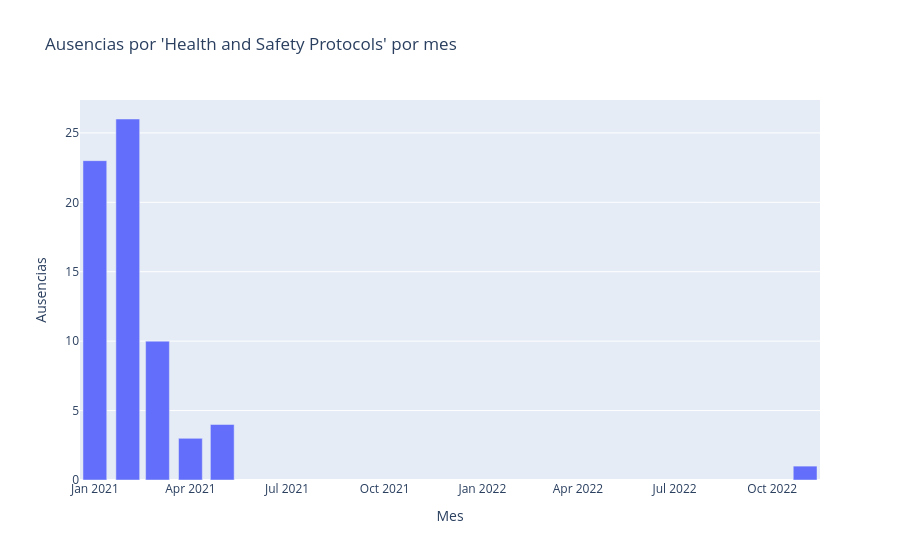

The cell this chart's notebook holds for it:
### Markdown cell above
**Cómo he clasificado los motivos de ausencia**

La columna `comment` solo tiene texto cuando un jugador no juega, y explica por qué. Como es texto libre, he agrupado cada fila en cinco categorías, mirando si tiene minutos y buscando palabras clave en el comentario:

- **jugó:** no hay comentario y tiene minutos, así que el jugador disputó el partido.
- **sin_motivo:** no hay comentario y no tiene minutos: no jugó y no se sabe por qué.
- **lesion:** el comentario habla de una lesión o enfermedad (por ejemplo "Injury/Illness", "Ankle Sprain" o "Knee Soreness").
- **decision_tecnica:** el entrenador decidió no sacarlo ("Coach's Decision") o le dio descanso ("Rest").
- **otros:** cualquier otro motivo, como sanciones, motivos personales o el protocolo COVID.

La categoría que más me importa es **lesion**, porque de ahí saco el target del modelo.

**Por qué estas clases**

Primero he comprobado que tener comentario equivale a no jugar: hay 0 filas con comentario y minutos jugados. Así que las 58.595 filas con comentario son todas ausencias.

Estas ausencias tienen 813 comentarios distintos, pero los dos más frecuentes ("Coach's Decision" e "Injury/Illness") cubren el 91,5 %. Por eso tiene sentido agruparlas en pocas clases:

| Clase | Filas | Comentarios distintos | % de las ausencias |
|---|---|---|---|
| decision_tecnica | 49.550 | 13 | 84,6 % |
| lesion | 8.142 | 680 | 13,9 % |
| otros | 903 | 120 | 1,5 % |

- **lesion** es la clase que necesito para el target, así que tiene que ir separada. Tiene 680 comentarios distintos porque cada lesión se describe de forma diferente ("Left Ankle Sprain", "Sprained Left Ankle"…). Por eso la clasifico buscando palabras clave y no con una lista fija.
- **decision_tecnica** es la clase más grande (84,6 %) y muy homogénea: solo 13 comentarios distintos. No es una lesión, así que la separo.
- **otros** agrupa solo el 1,5 % (sanciones, motivos personales y COVID). Son motivos sin relación con la carga, y crear una clase para cada uno añadiría categorías casi vacías que no aportan nada al modelo.

**sin_motivo:** al cruzar minutos y comentario he visto 8392 filas sin minutos y sin comentario. Al principio se clasificaban como "jugó" (porque no tenían comentario), lo que era un error, ya que el target necesita saber si el jugador jugó de verdad el partido anterior. Ahora tienen su propia etiqueta. Tampoco puedo distinguir a los pocos jugadores que constan con 0 minutos jugados (salieron solo unos segundos), así que también caen aquí.

**Por qué he sacado el COVID de las lesiones**
Al revisar los comentarios vi que "Health and Safety Protocols" (el protocolo COVID) se estaba contando como lesión. Lo he movido a "otros" porque mi proyecto intenta comprobar si **jugar muchos minutos aumenta el riesgo de lesión**, y un jugador no se contagia de COVID por jugar más. Si lo dejaba como lesión, el modelo aprendería de casos que no tienen nada que ver con la carga y los resultados serían menos fiables. Más abajo compruebo con las fechas que estas ausencias son de COVID.

**Lo que he comprobado**

He mirado los comentarios más repetidos de cada categoría para asegurarme de que cada uno está donde toca. En "lesion" solo hay lesiones y enfermedades, y en "otros" no se ha colado ninguna lesión.

**Limitaciones que tengo en cuenta**

- La mayoría de lesiones solo pone "Injury/Illness", sin decir qué lesión es. Por eso no analizo los tipos de lesión.
- Cuando un equipo da descanso a un jugador para cuidarlo, casi siempre lo apunta como "Coach's Decision". No puedo distinguir ese descanso de una decisión técnica normal, pero no afecta a mi target, porque solo uso las lesiones.
- Las ausencias sin motivo no las cuento como lesión. Si alguna fue una lesión, no la detecto, así que es posible que haya algunas lesiones más de las que cuento.

### Code cell
#PRIMERO: busco las filas cuyo comentario menciona el protocolo de salud y seguridad
#Lo calculo directamente sobre player_stats para no depender de "texto", que puede tener otro índice si ya se hizo el merge de la edad
is_hsp = player_stats["comment"].str.lower().str.replace("_", " ", regex=False).str.contains("health and safety", na=False)
hsp = player_stats.loc[is_hsp, ["gameDate", "comment"]]

#SEGUNDO: miro cuántas hay y entre qué fechas aparecen
#Si son COVID, solo deberían aparecer durante la pandemia (temporadas 2020-21 y 2021-22)
print("Filas con Health and Safety Protocols:", len(hsp))
print("Primera fecha:", hsp["gameDate"].min().date())
print("Última fecha:", hsp["gameDate"].max().date())

#TERCERO: cuento las ausencias de este tipo por mes para ver cuándo se concentran
hsp_by_month = hsp["gameDate"].dt.to_period("M").astype(str).value_counts().sort_index().reset_index()
hsp_by_month.columns = ["month", "absences"]

#CUARTO: gráfico de barras por mes
fig = px.bar(
    hsp_by_month, x="month", y="absences",
    title="Ausencias por 'Health and Safety Protocols' por mes",
    labels={"month": "Mes", "absences": "Ausencias"},
)
fig.show()

### Figure 1 — Plotly figure (JSON) as saved in the notebook; plotly's stock layout.template omitted (floating-point values rounded to 4 significant figures)
{"data": [{"hovertemplate": "Mes=%{x}<br>Ausencias=%{y}<extra></extra>", "legendgroup": "", "marker": {"color": "#636efa", "pattern": {"shape": ""}}, "name": "", "orientation": "v", "showlegend": false, "textposition": "auto", "type": "bar", "x": ["2021-01", "2021-02", "2021-03", "2021-04", "2021-05", "2022-11"], "xaxis": "x", "y": [23, 26, 10, 3, 4, 1], "yaxis": "y"}], "layout": {"barmode": "relative", "legend": {"tracegroupgap": 0}, "title": {"text": "Ausencias por 'Health and Safety Protocols' por mes"}, "xaxis": {"anchor": "y", "domain": [0, 1], "title": {"text": "Mes"}}, "yaxis": {"anchor": "x", "domain": [0, 1], "title": {"text": "Ausencias"}}}}
